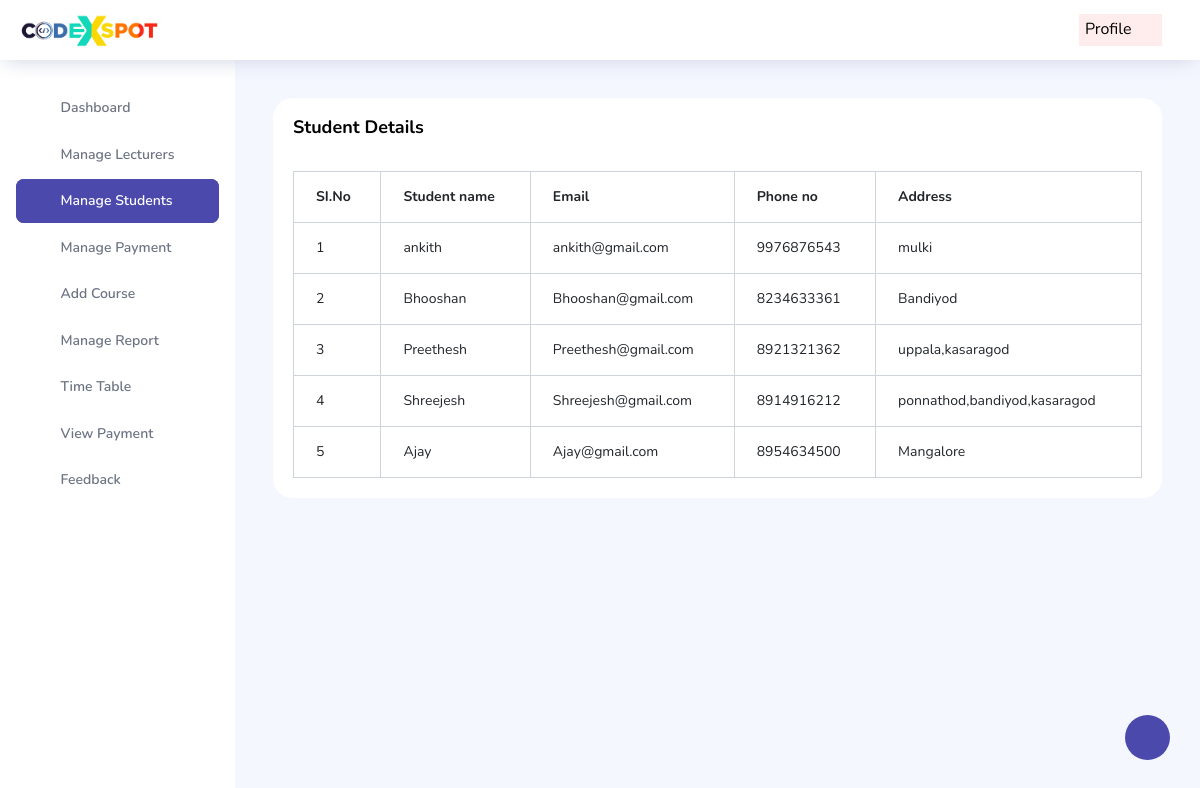
The app's page /Admin/managestudent.php with its own data.
### tables this page shows
CREATE TABLE `student` (
  `st_id` int(10) NOT NULL,
  `c_id` int(11) NOT NULL,
  `st_name` varchar(10) NOT NULL,
  `s_email` varchar(20) NOT NULL,
  `s_phone_no` bigint(10) NOT NULL,
  `s_address` varchar(30) NOT NULL,
  `password` varchar(250) NOT NULL,
  `date` datetime NOT NULL DEFAULT current_timestamp(),
  `status` varchar(30) NOT NULL
);

### Admin/app/Main.php (called while the page is built, shortened)
<?php
class Main {
    public function __construct(){
        try{
            $this->conn = new PDO(DB_TYPE.":host=".DB_SERVER.";dbname=".DB_DATABASE, DB_USER, DB_PASSWORD);
        }
        catch (PDOException $e){
            echo '<h3>Database Not Connected</h3>','<p>Please Check database connection before running this site ...</p>'; exit;
        }
    }
}

### Admin/app/Admin.php (called while the page is built, shortened)
<?php
class Admin extends Main
{
	public function ret($stmt){
		$stmt = $this->conn->prepare($stmt);
		$stmt->execute();
		return $stmt;
	}
}
?>

### Admin/managestudent.php (the view, shortened to what this page needs)
<?php
$admin=new Admin();
?>
<!DOCTYPE html>
<html lang="en">
<head>
  <link rel="stylesheet" href="vendors/feather/feather.css">
  <link rel="stylesheet" href="vendors/ti-icons/css/themify-icons.css">
  <link rel="stylesheet" href="vendors/css/vendor.bundle.base.css">
  <link rel="stylesheet" href="vendors/mdi/css/materialdesignicons.min.css">
  <link rel="stylesheet" href="css/vertical-layout-light/style.css">
</head>
<body>
  <div class="container-scroller">
    <?php  include 'header.php'?>
    <div class="container-fluid page-body-wrapper">
      <div class="theme-setting-wrapper">
        <div id="settings-trigger"><i class="ti-settings"></i></div>
      </div>
      <?php include 'sidebar.php'?>
      <div class="main-panel">
        <div class="content-wrapper">
          <div class="row">
            <div class="col-lg-12 grid-margin stretch-card">
              <div class="card">
                <div class="card-body">
                  <h4 class="card-title">Student Details</h4>
                  <div class="table-responsive pt-3">
                    <table class="table table-bordered">
                      <thead>
                        <tr>
                          <th>
                          SI.No
                          </th>
                          <th>
                            Student name
                          </th>
                          <th>
                            Email
                          </th>
                          <th>
                            Phone no
                          </th>
                          <th>
                            Address
                          </th>
                        </tr>
                      </thead>
                      <tbody>
                          <?php
                          $i=1;
                          $stmt=$admin->ret("SELECT * FROM `student`");
                          while($row=$stmt->fetch(PDO::FETCH_ASSOC)){
                          ?>
                        <tr>
                          <td>
                          <?php echo $i++?>
                          </td>
                          <td>
                            <?php echo $row['st_name']
                            ?>
                          </td>
                          <td>
                            <?php echo $row['s_email'] ?>
                          </td>
                          <td>
                            <?php echo $row['s_phone_no']?>
                          </td>
                          <td>
                            <?php echo $row['s_address']?>
                          </td>
                     </tr>
                       <?php } ?>
                      </tbody>
                    </table>
                  </div>
                </div>
              </div>
            </div>
          </div>
        </div>
      </div>
    </div>
  </div>
</body>
</html>

### Admin/header.php (shortened to what this page needs)
<nav class="navbar col-lg-12 col-12 p-0 fixed-top d-flex flex-row">
      <div class="text-center navbar-brand-wrapper d-flex align-items-center justify-content-center">
        <a class="navbar-brand brand-logo mr-5" href="index.php"><img src="images\logo\logo1.png" class="mr-2" alt="logo"/></a>
      </div>
      <div class="navbar-menu-wrapper d-flex align-items-center justify-content-end">
        <button class="navbar-toggler navbar-toggler align-self-center" type="button" data-toggle="minimize">
          <span class="icon-menu"></span>
        </button>
        <ul class="navbar-nav navbar-nav-right">
          <li class="nav-item nav-profile dropdown">
            <a class="nav-link dropdown-toggle" href="#" data-toggle="dropdown" id="profileDropdown">
              <button style="background-color: #FFECEC;border:#FFECEC">Profile <i class="mdi mdi-account-circle"></i></button>
            </a>
          </li>
        </ul>
      </div>
    </nav>

### Admin/sidebar.php
<nav class="sidebar sidebar-offcanvas" id="sidebar">
        <ul class="nav">
          <li class="nav-item">
            <a class="nav-link" href="index.php">
              <i class="icon-grid menu-icon"></i>
              <span class="menu-title">Dashboard</span>
            </a>
          </li>
          <li class="nav-item">
            <a class="nav-link" href="manage_lecturer.php">
              <i class="icon-grid menu-icon"></i>
              <span class="menu-title">Manage Lecturers</span>
            </a>
          </li>
          <li class="nav-item">
            <a class="nav-link" href="managestudent.php">
              <i class="icon-grid menu-icon"></i>
              <span class="menu-title">Manage Students</span>
            </a>
          </li>
          <li class="nav-item">
            <a class="nav-link" href="managepayment.php">
              <i class="icon-grid menu-icon"></i>
              <span class="menu-title">Manage Payment</span>
            </a>
          </li>
          <li class="nav-item">
            <a class="nav-link" href="managecategory.php">
              <i class="icon-grid menu-icon"></i>
              <span class="menu-title">Add Course</span>
            </a>
          </li>
          <li class="nav-item">
            <a class="nav-link" href="report.php">
              <i class="icon-grid menu-icon"></i>
              <span class="menu-title">Manage Report</span>
            </a>
          </li>
          <li class="nav-item">
            <a class="nav-link" href="time_table.php">
              <i class="icon-grid menu-icon"></i>
              <span class="menu-title">Time Table</span>
            </a>
          </li>
          <li class="nav-item">
            <a class="nav-link" href="view_payment.php">
              <i class="icon-grid menu-icon"></i>
              <span class="menu-title">View Payment</span>
            </a>
          </li>
          <li class="nav-item">
            <a class="nav-link" href="view_feedback.php">
              <i class="icon-grid menu-icon"></i>
              <span class="menu-title">Feedback</span>
            </a>
          </li>
        </ul>
      </nav>

### records on screen
student: st_name "ankith", s_email "ankith@gmail.com", s_phone_no "9976876543", s_address "mulki"
student: st_name "Bhooshan", s_email "Bhooshan@gmail.com", s_phone_no "8234633361", s_address "Bandiyod"
student: st_name "Preethesh", s_email "Preethesh@gmail.com", s_phone_no "8921321362", s_address "uppala,kasaragod"
student: st_name "Shreejesh", s_email "Shreejesh@gmail.com", s_phone_no "8914916212", s_address "ponnathod,bandiyod,kasaragod"
student: st_name "Ajay", s_email "Ajay@gmail.com", s_phone_no "8954634500", s_address "Mangalore"
